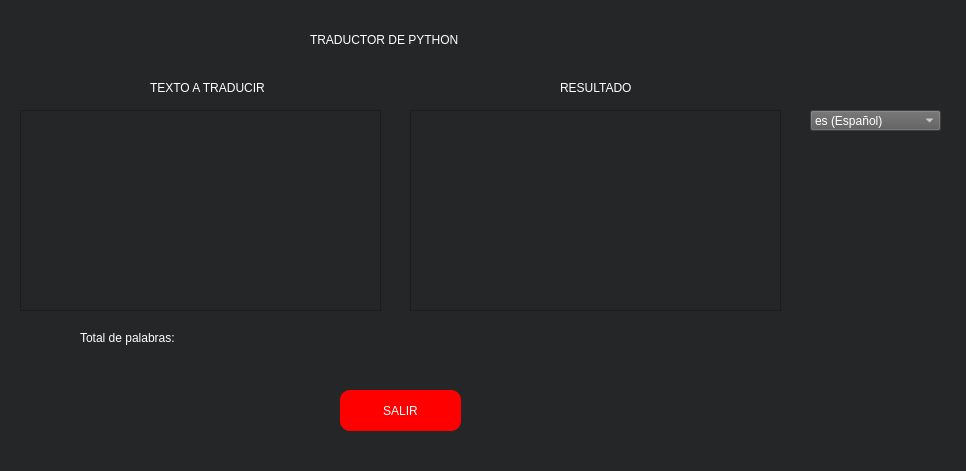
<?xml version="1.0" encoding="UTF-8"?>
<ui version="4.0">
 <class>MainWindow</class>
 <widget class="QMainWindow" name="MainWindow">
  <property name="geometry">
   <rect>
    <x>0</x>
    <y>0</y>
    <width>966</width>
    <height>471</height>
   </rect>
  </property>
  <property name="windowTitle">
   <string>MainWindow</string>
  </property>
  <property name="styleSheet">
   <string notr="true">background-color: rgb(37, 38, 40);</string>
  </property>
  <widget class="QWidget" name="centralwidget">
   <widget class="QTextEdit" name="text_edit">
    <property name="geometry">
     <rect>
      <x>20</x>
      <y>110</y>
      <width>361</width>
      <height>201</height>
     </rect>
    </property>
    <property name="styleSheet">
     <string notr="true">color: rgb(255, 255, 255);</string>
    </property>
   </widget>
   <widget class="QTextEdit" name="show_translation">
    <property name="enabled">
     <bool>true</bool>
    </property>
    <property name="geometry">
     <rect>
      <x>410</x>
      <y>110</y>
      <width>371</width>
      <height>201</height>
     </rect>
    </property>
    <property name="styleSheet">
     <string notr="true">color: rgb(255, 255, 255);</string>
    </property>
    <property name="readOnly">
     <bool>true</bool>
    </property>
    <property name="acceptRichText">
     <bool>true</bool>
    </property>
   </widget>
   <widget class="QLabel" name="label">
    <property name="geometry">
     <rect>
      <x>310</x>
      <y>30</y>
      <width>201</width>
      <height>20</height>
     </rect>
    </property>
    <property name="styleSheet">
     <string notr="true">font: 10pt &quot;MS Shell Dlg 2&quot;;
color: rgb(255, 255, 255);</string>
    </property>
    <property name="text">
     <string>TRADUCTOR DE PYTHON</string>
    </property>
   </widget>
   <widget class="QPushButton" name="button_exit">
    <property name="geometry">
     <rect>
      <x>340</x>
      <y>390</y>
      <width>121</width>
      <height>41</height>
     </rect>
    </property>
    <property name="styleSheet">
     <string notr="true">background-color: rgb(255, 0, 0);
color: rgb(255, 255, 255);
border-radius: 10px;</string>
    </property>
    <property name="text">
     <string>SALIR</string>
    </property>
   </widget>
   <widget class="QComboBox" name="comboBox_languages">
    <property name="geometry">
     <rect>
      <x>810</x>
      <y>110</y>
      <width>131</width>
      <height>21</height>
     </rect>
    </property>
    <property name="styleSheet">
     <string notr="true">color: rgb(255, 255, 255);
background-color: rgb(90, 90, 90);</string>
    </property>
    <item>
     <property name="text">
      <string>es (Español)</string>
     </property>
    </item>
    <item>
     <property name="text">
      <string>it (Italiano)</string>
     </property>
    </item>
    <item>
     <property name="text">
      <string>en (Inglés)</string>
     </property>
    </item>
    <item>
     <property name="text">
      <string>ja (Japonés)</string>
     </property>
    </item>
    <item>
     <property name="text">
      <string>ar (Árabe)</string>
     </property>
    </item>
    <item>
     <property name="text">
      <string>ko (Corea)</string>
     </property>
    </item>
    <item>
     <property name="text">
      <string>pt (Portugués)</string>
     </property>
    </item>
    <item>
     <property name="text">
      <string>ru (Ruso)</string>
     </property>
    </item>
    <item>
     <property name="text">
      <string>de (Alemán)</string>
     </property>
    </item>
    <item>
     <property name="text">
      <string>fr (Francés)</string>
     </property>
    </item>
    <item>
     <property name="text">
      <string>nl (Holandés)</string>
     </property>
    </item>
   </widget>
   <widget class="QLabel" name="label_2">
    <property name="geometry">
     <rect>
      <x>560</x>
      <y>80</y>
      <width>71</width>
      <height>16</height>
     </rect>
    </property>
    <property name="styleSheet">
     <string notr="true">color: rgb(255, 255, 255);</string>
    </property>
    <property name="text">
     <string>RESULTADO</string>
    </property>
   </widget>
   <widget class="QLabel" name="label_3">
    <property name="geometry">
     <rect>
      <x>150</x>
      <y>80</y>
      <width>121</width>
      <height>16</height>
     </rect>
    </property>
    <property name="styleSheet">
     <string notr="true">color: rgb(255, 255, 255);</string>
    </property>
    <property name="text">
     <string>TEXTO A TRADUCIR</string>
    </property>
   </widget>
   <widget class="QLabel" name="label_4">
    <property name="geometry">
     <rect>
      <x>80</x>
      <y>330</y>
      <width>111</width>
      <height>16</height>
     </rect>
    </property>
    <property name="styleSheet">
     <string notr="true">color: rgb(255, 255, 255);</string>
    </property>
    <property name="text">
     <string>Total de palabras: </string>
    </property>
   </widget>
   <widget class="QLabel" name="label_total_words">
    <property name="geometry">
     <rect>
      <x>200</x>
      <y>330</y>
      <width>55</width>
      <height>16</height>
     </rect>
    </property>
    <property name="styleSheet">
     <string notr="true">color: rgb(255, 255, 255);</string>
    </property>
    <property name="text">
     <string/>
    </property>
   </widget>
  </widget>
 </widget>
 <resources/>
 <connections/>
</ui>
